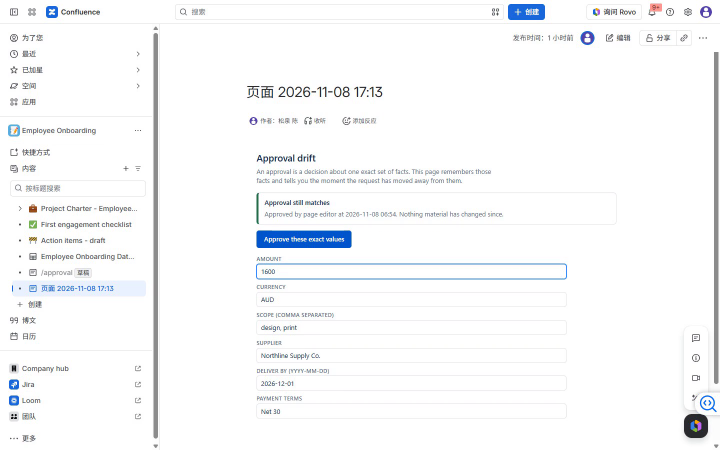
#> input picture shots/vid-04.png, 1440 x 900 px, found by its file name (shown at 1/2 size)
$ python make-listing-shots.py
#> lines starting #> are read from the running program, lines starting #| are printed output that depends on the picture
from PIL import Image
from pathlib import Path
ROOT = Path(r"C:\Users\Chan\Documents\codegeist2026\shots")
W, H = 1840, 900
pairs = [("vid-04.png", "mp-shot-valid.png"), ("final-22.png", "mp-shot-stale.png")]
for src, dst in pairs:
    p = ROOT / src
    if not p.exists():
        print("missing", src); continue
    im = Image.open(p).convert("RGB")
#> im is the input picture: PIL image 1440x900 RGB; mean R, G, B 247.5, 248.4, 249.6
    canvas = Image.new("RGB", (W, H), (246, 247, 249))
    scale = min(W / im.width, H / im.height)
#> scale = 1
    im2 = im.resize((int(im.width * scale), int(im.height * scale)), Image.LANCZOS)
    canvas.paste(im2, ((W - im2.width) // 2, (H - im2.height) // 2))
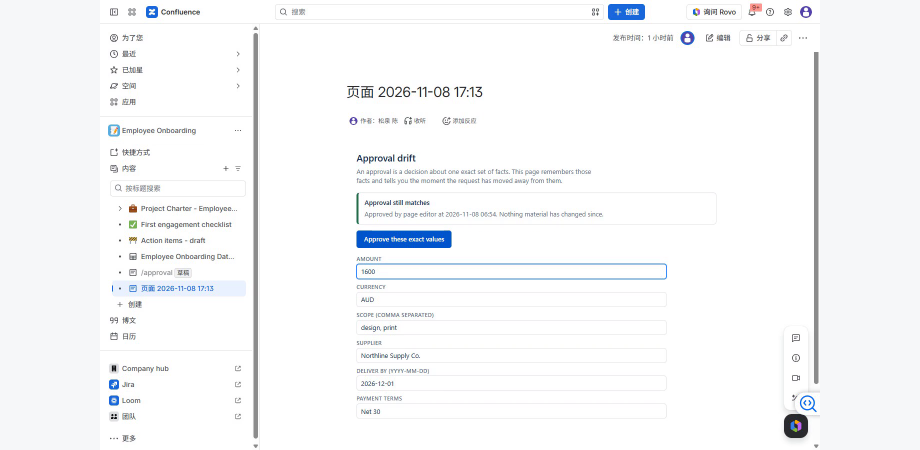
#> canvas: PIL image 1840x900 RGB (shown at 1/2 size); mean R, G, B 247.1, 248.1, 249.4
    canvas.save(ROOT / dst)
    print(dst, canvas.size)
#| mp-shot-valid.png (1840, 900)
#> pass 2 of the loop `for src, dst in pairs:`:
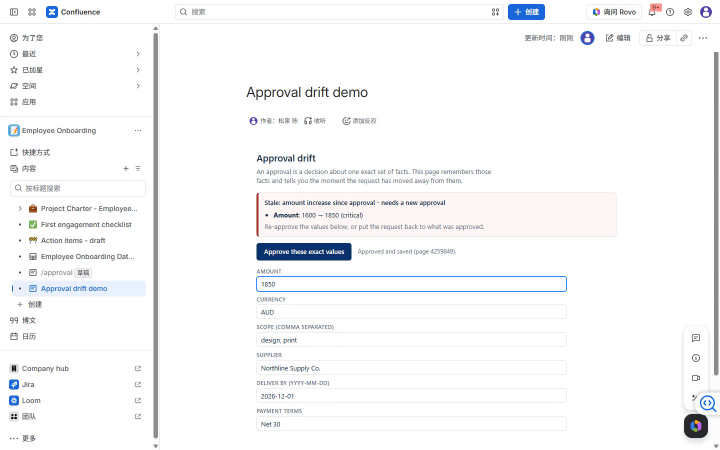
#> input picture shots/final-22.png, 1440 x 900 px, found by its file name (shown at 1/2 size)
#> im is the input picture: PIL image 1440x900 RGB; mean R, G, B 247.3, 247.6, 248.6
#> `canvas.paste(im2, ((W - im2.width) // 2, (H - im2.height) // 2))`:
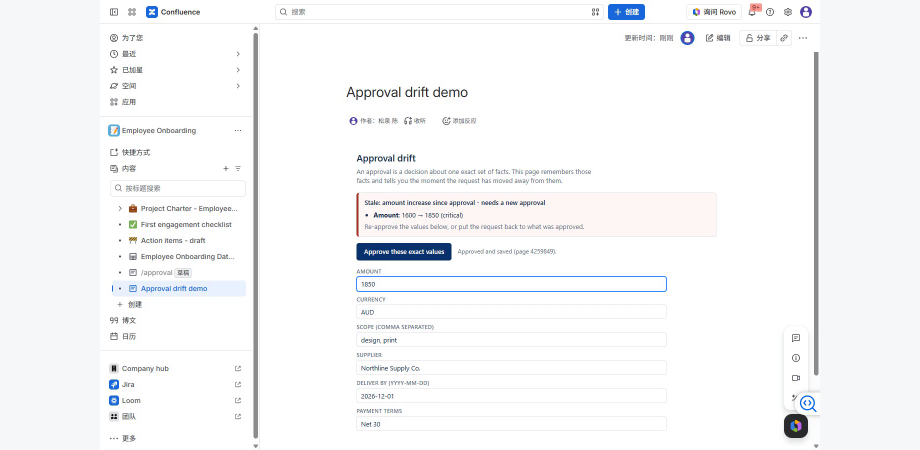
#> canvas: PIL image 1840x900 RGB (shown at 1/2 size); mean R, G, B 247, 247.5, 248.7
#| mp-shot-stale.png (1840, 900)
